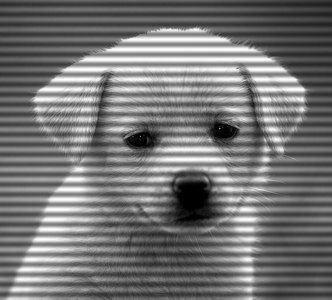
%> input picture Lab 4/dogGrayRipples.png, 332 x 300 px
$ octave Assignment_4_6.m   (GNU Octave 9; MATLAB toolbox functions it lacks are replaced by stand-ins)
%> lines starting %> are read from the running program, lines starting %| are printed output that depends on the picture
c = imread('X:\My Documents\GitHub\Pattern-Recognition-coursework\Lab 4\dogGrayRipples.png');
%> c is the input picture: size 300x332 uint8; min 0, max 255, mean 116.8
cf=fft2(c);
cf2 = abs(cf);
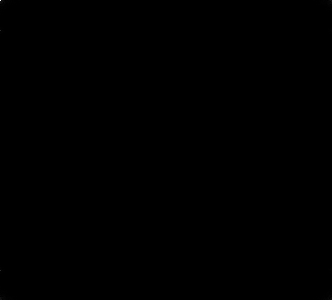
%> cf2: size 300x332 double; min 6.49, max 11634755, mean 2861.2; drawn with min black and max white

subplot(2,2,1)
plot(cf2)

cf3 = cf;
cf3(247:280,:)=0
cf3(27:40,:)=0
subplot(2,2,2)
plot(abs(cf3))

subplot(2,2,3)
imshow(c)
subplot(2,2,4)

imshow(uint8(abs(ifft2(cf3))))
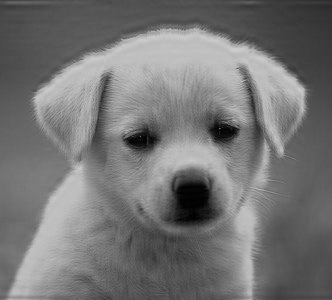
%> displayed picture: size 300x332, on the screen's scale of 0 to 255; min 0, max 205, mean 116.9
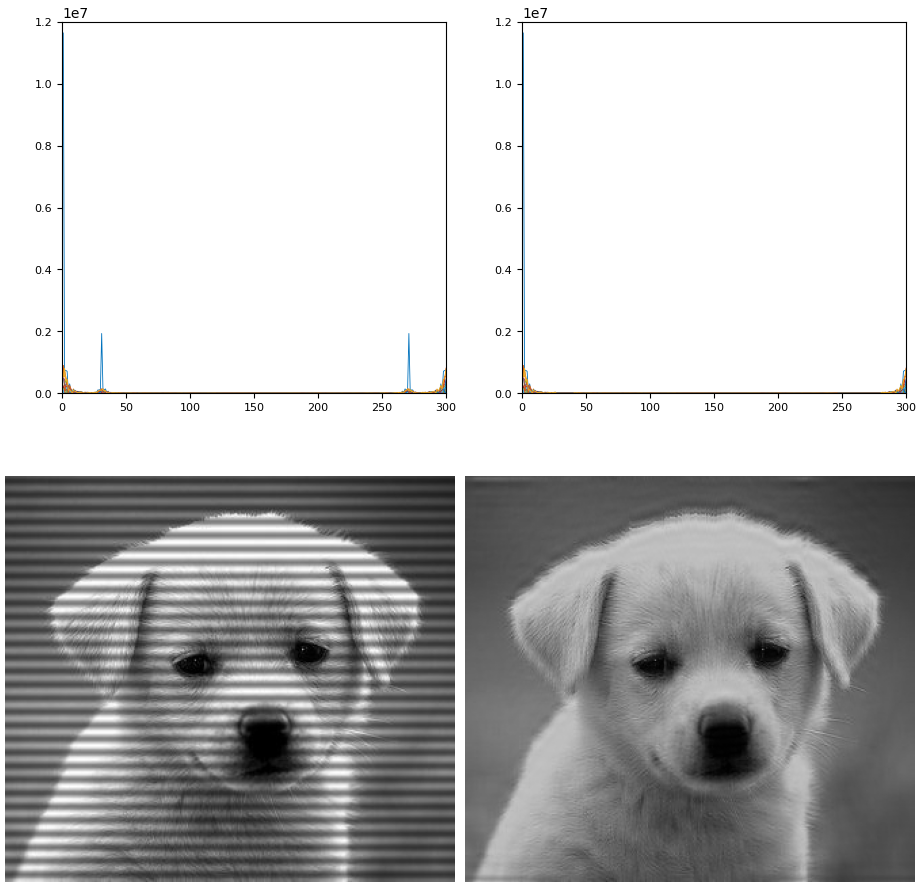
%> figure redrawn from the program's plot data, 4 panels
